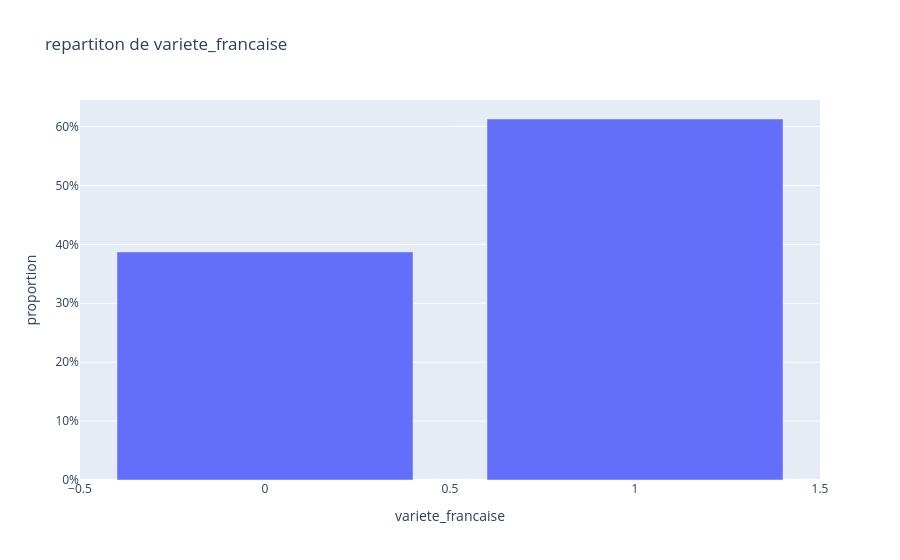
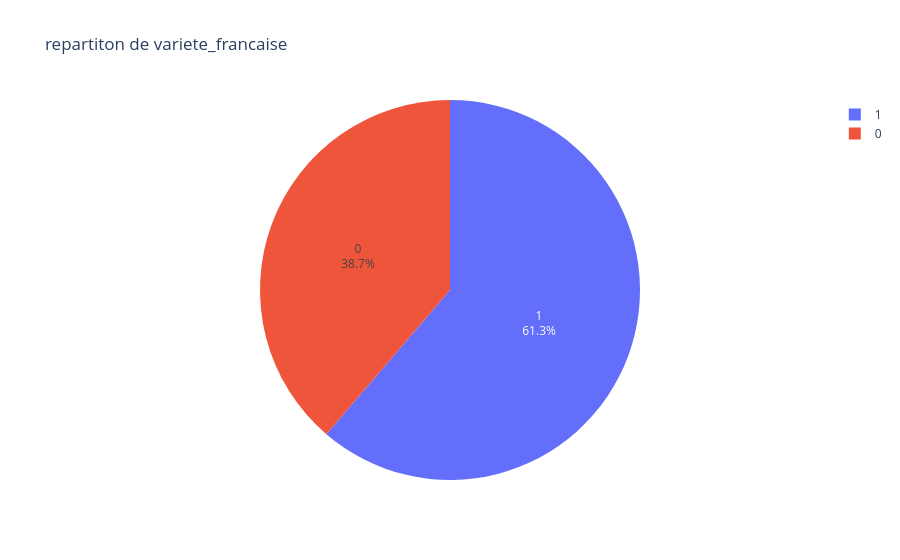
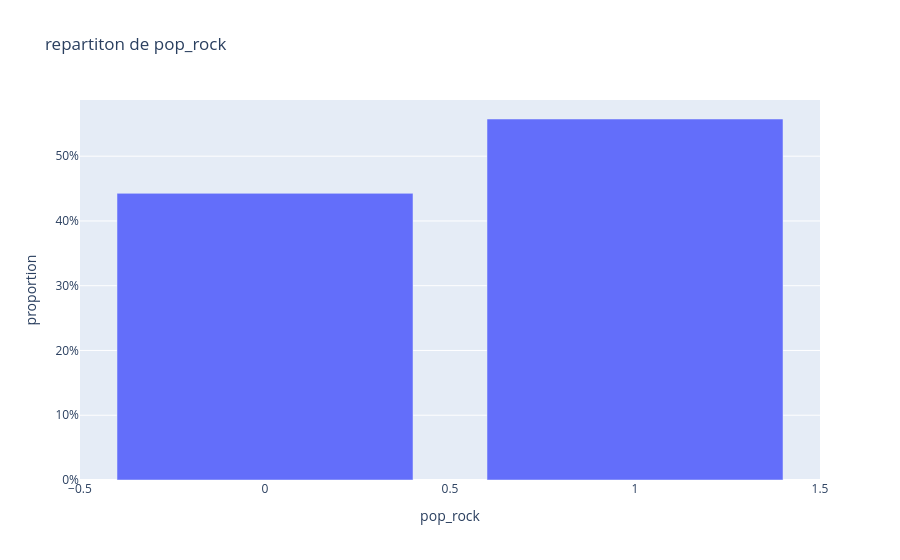
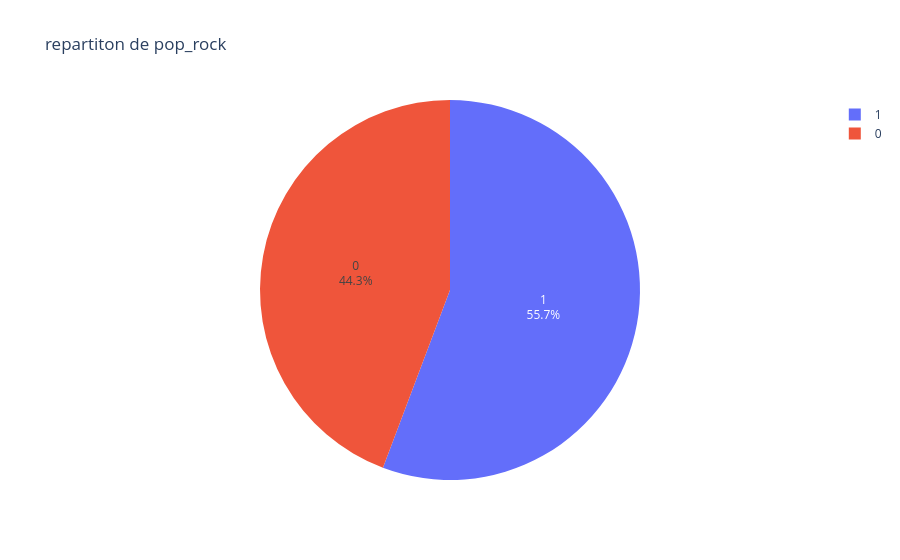

Write notebook code for charts like these, in order.
### Markdown cell above
# Fréquence de chaque style
Chaque colonne musicale vaut 1 si le genre a été sélectionné, 0 sinon. L’objectif est de voir quels genres sont les plus fréquents

### Code cell
for column in df.columns:
    if df[column].dtype == "int64":
        display(df[column].value_counts(normalize=True))
        df_prop = df[column].value_counts(normalize=True).reset_index(name="proportion").sort_values(by=column, ascending=True)
        fig1 = px.bar(df_prop, x=column, y="proportion", title=f"repartiton de {column}")
        fig1.update_layout(yaxis_tickformat=".0%")
        fig1.show()
        fig2 = px.pie(df_prop, names=column, values="proportion", title=f"repartiton de {column}")
        fig2.update_traces(textinfo="percent+label")
        fig2.show()

### Figure 1 — Plotly figure (JSON) as saved in the notebook; plotly's stock layout.template omitted (floating-point values rounded to 4 significant figures)
{"data": [{"hovertemplate": "variete_francaise=%{x}<br>proportion=%{y}<extra></extra>", "legendgroup": "", "marker": {"color": "#636efa", "pattern": {"shape": ""}}, "name": "", "orientation": "v", "showlegend": false, "textposition": "auto", "type": "bar", "x": [0, 1], "xaxis": "x", "y": [0.3872, 0.6128], "yaxis": "y"}], "layout": {"barmode": "relative", "legend": {"tracegroupgap": 0}, "title": {"text": "repartiton de variete_francaise"}, "xaxis": {"anchor": "y", "domain": [0, 1], "title": {"text": "variete_francaise"}}, "yaxis": {"anchor": "x", "domain": [0, 1], "tickformat": ".0%", "title": {"text": "proportion"}}}}

### Figure 2 — Plotly figure (JSON) as saved in the notebook; plotly's stock layout.template omitted (floating-point values rounded to 4 significant figures)
{"data": [{"domain": {"x": [0, 1], "y": [0, 1]}, "hovertemplate": "variete_francaise=%{label}<br>proportion=%{value}<extra></extra>", "labels": [0, 1], "legendgroup": "", "name": "", "showlegend": true, "textinfo": "percent+label", "type": "pie", "values": [0.3872, 0.6128]}], "layout": {"legend": {"tracegroupgap": 0}, "title": {"text": "repartiton de variete_francaise"}}}

### Figure 3 — Plotly figure (JSON) as saved in the notebook; plotly's stock layout.template omitted (floating-point values rounded to 4 significant figures)
{"data": [{"hovertemplate": "pop_rock=%{x}<br>proportion=%{y}<extra></extra>", "legendgroup": "", "marker": {"color": "#636efa", "pattern": {"shape": ""}}, "name": "", "orientation": "v", "showlegend": false, "textposition": "auto", "type": "bar", "x": [0, 1], "xaxis": "x", "y": [0.4426, 0.5574], "yaxis": "y"}], "layout": {"barmode": "relative", "legend": {"tracegroupgap": 0}, "title": {"text": "repartiton de pop_rock"}, "xaxis": {"anchor": "y", "domain": [0, 1], "title": {"text": "pop_rock"}}, "yaxis": {"anchor": "x", "domain": [0, 1], "tickformat": ".0%", "title": {"text": "proportion"}}}}

### Figure 4 — Plotly figure (JSON) as saved in the notebook; plotly's stock layout.template omitted (floating-point values rounded to 4 significant figures)
{"data": [{"domain": {"x": [0, 1], "y": [0, 1]}, "hovertemplate": "pop_rock=%{label}<br>proportion=%{value}<extra></extra>", "labels": [0, 1], "legendgroup": "", "name": "", "showlegend": true, "textinfo": "percent+label", "type": "pie", "values": [0.4426, 0.5574]}], "layout": {"legend": {"tracegroupgap": 0}, "title": {"text": "repartiton de pop_rock"}}}
